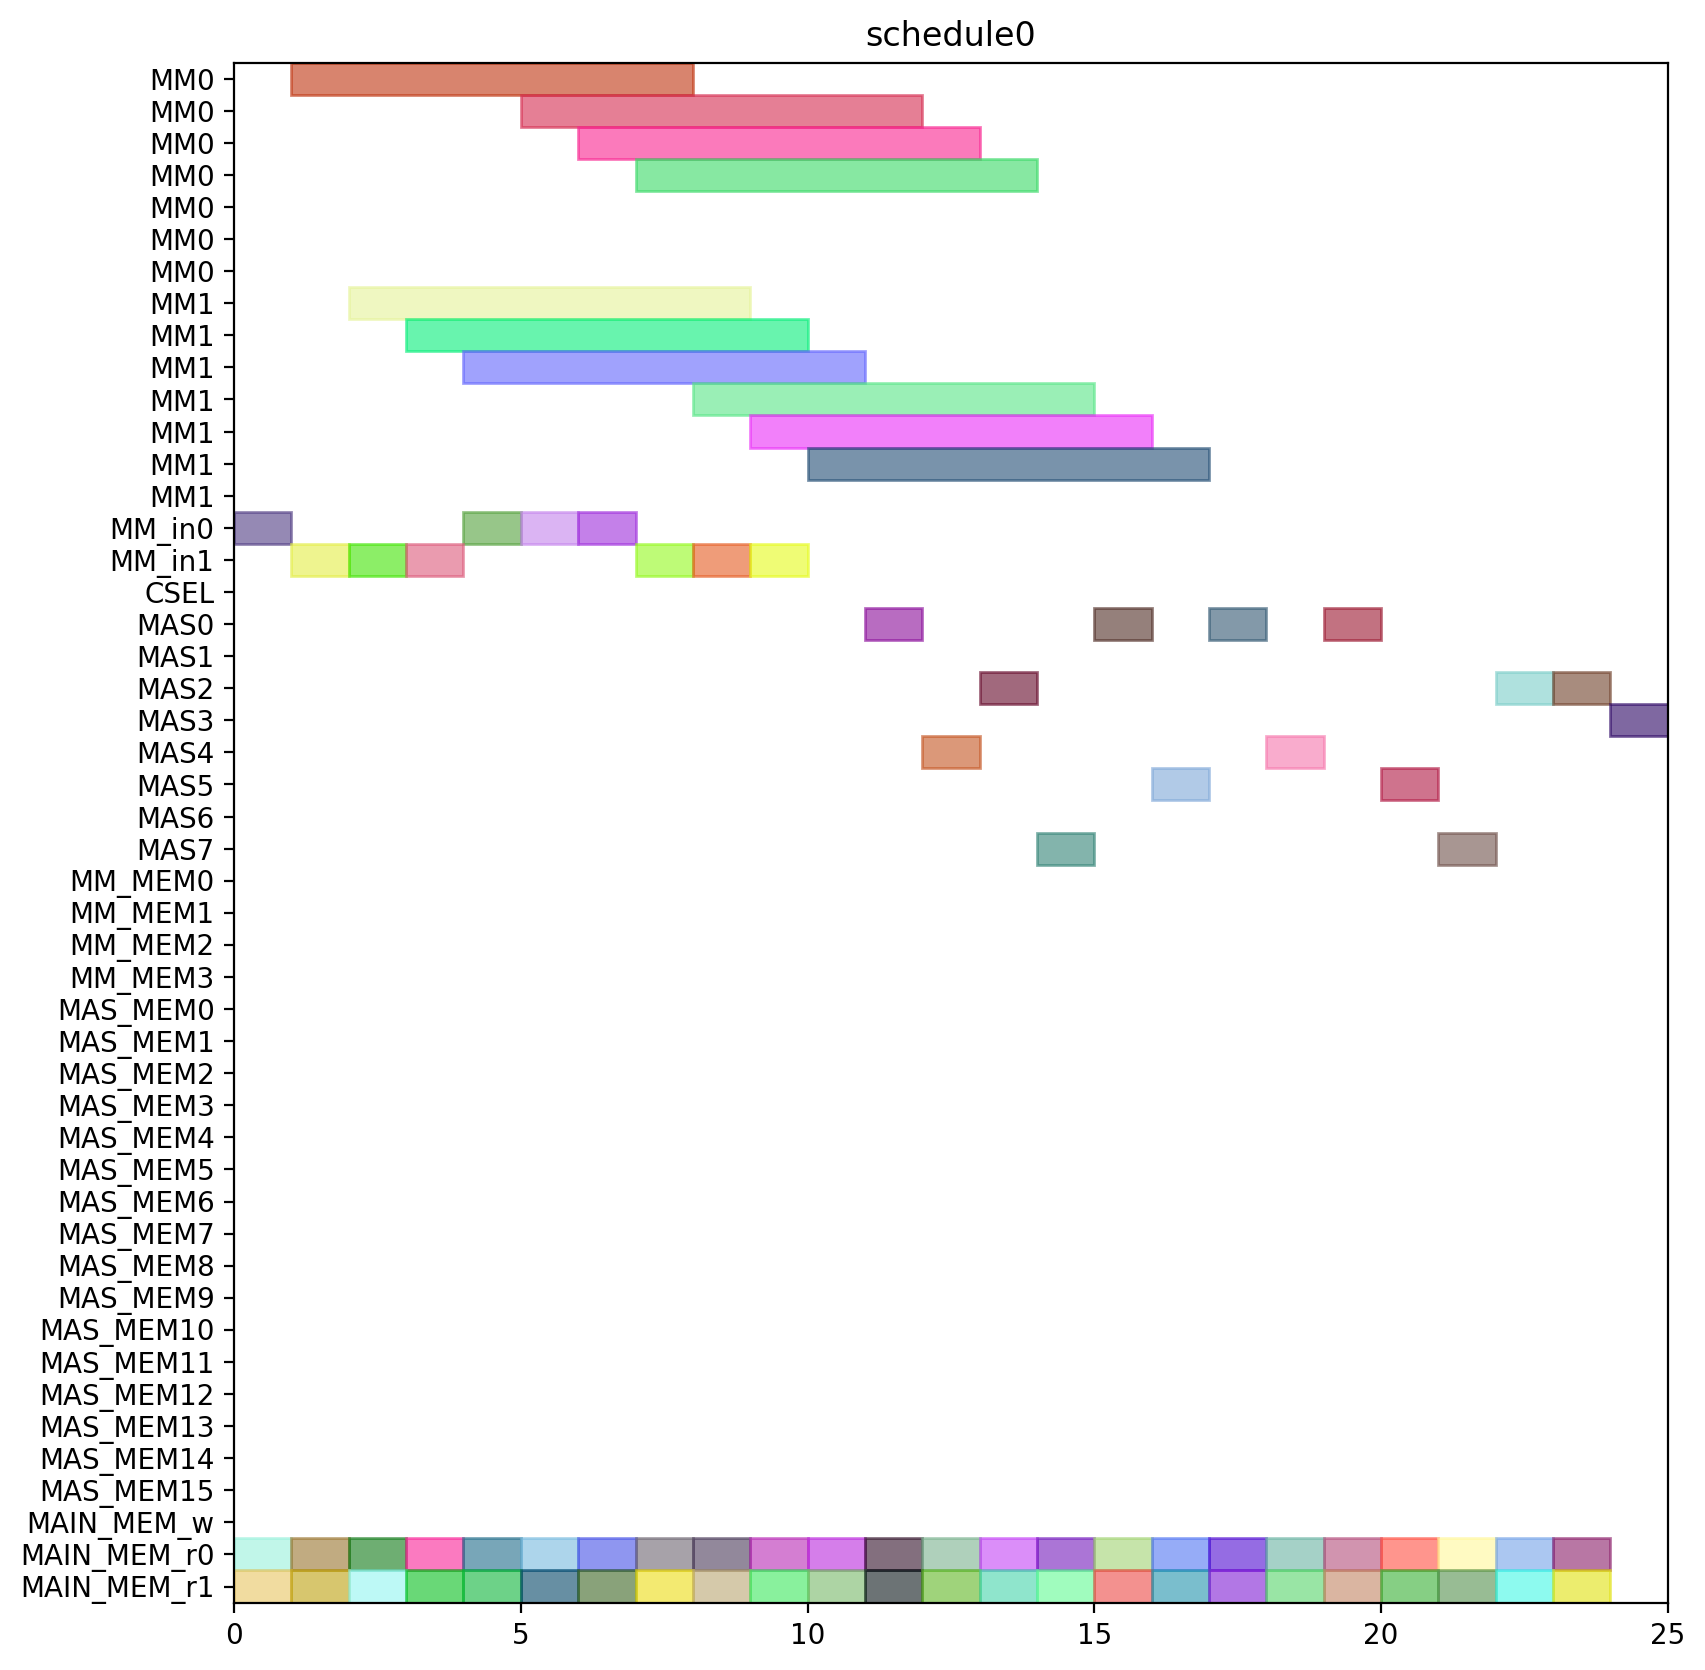

Here is the Python script that generated this plot:
from pyschedule import Scenario, solvers, plotters, alt


def solve():
	horizon = 120
	S = Scenario("schedule0", horizon=horizon)

	# resource
	MM = S.Resources('MM', num=2, size=7)
	MM_in = S.Resources('MM_in', num=2)
	CSEL = S.Resource('CSEL')
	MAS = S.Resources('MAS', num=8, size=1, periods=range(1, horizon))
	MM_MEM = S.Resources('MM_MEM', num=4)
	MAS_MEM = S.Resources('MAS_MEM', num=16)
	MAIN_MEM_w = S.Resource('MAIN_MEM_w', size=1)
	MAIN_MEM_r = S.Resources('MAIN_MEM_r', num=2)

	# result of previous scheduling

	# new tasks
	t0_t0 = S.Task('t0_t0', length=1, delay_cost=1)
	t0_t0 += alt(MAS)
	t0_t0_mem0 = S.Task('t0_t0_mem0', length=1, delay_cost=1)
	t0_t0_mem0 += MAIN_MEM_r[0]
	S += t0_t0_mem0 <= t0_t0

	t0_t0_mem1 = S.Task('t0_t0_mem1', length=1, delay_cost=1)
	t0_t0_mem1 += MAIN_MEM_r[1]
	S += t0_t0_mem1 <= t0_t0

	t0_t1 = S.Task('t0_t1', length=1, delay_cost=1)
	t0_t1 += alt(MAS)
	t0_t1_mem0 = S.Task('t0_t1_mem0', length=1, delay_cost=1)
	t0_t1_mem0 += MAIN_MEM_r[0]
	S += t0_t1_mem0 <= t0_t1

	t0_t1_mem1 = S.Task('t0_t1_mem1', length=1, delay_cost=1)
	t0_t1_mem1 += MAIN_MEM_r[1]
	S += t0_t1_mem1 <= t0_t1

	t0_t3 = S.Task('t0_t3', length=7, delay_cost=1)
	t0_t3 += alt(MM)
	t0_t3_in = S.Task('t0_t3_in', length=1, delay_cost=1)
	t0_t3_in += alt(MM_in)
	S += t0_t3_in*MM_in[0]<=t0_t3*MM[0]
	S += t0_t3_in*MM_in[1]<=t0_t3*MM[1]
	t0_t3_mem0 = S.Task('t0_t3_mem0', length=1, delay_cost=1)
	t0_t3_mem0 += MAIN_MEM_r[0]
	S += t0_t3_mem0 <= t0_t3

	t0_t3_mem1 = S.Task('t0_t3_mem1', length=1, delay_cost=1)
	t0_t3_mem1 += MAIN_MEM_r[1]
	S += t0_t3_mem1 <= t0_t3

	t10 = S.Task('t10', length=1, delay_cost=1)
	t10 += alt(MAS)
	t10_mem0 = S.Task('t10_mem0', length=1, delay_cost=1)
	t10_mem0 += MAIN_MEM_r[0]
	S += t10_mem0 <= t10

	t10_mem1 = S.Task('t10_mem1', length=1, delay_cost=1)
	t10_mem1 += MAIN_MEM_r[1]
	S += t10_mem1 <= t10

	t11 = S.Task('t11', length=1, delay_cost=1)
	t11 += alt(MAS)
	t11_mem0 = S.Task('t11_mem0', length=1, delay_cost=1)
	t11_mem0 += MAIN_MEM_r[0]
	S += t11_mem0 <= t11

	t11_mem1 = S.Task('t11_mem1', length=1, delay_cost=1)
	t11_mem1 += MAIN_MEM_r[1]
	S += t11_mem1 <= t11

	t3_t0 = S.Task('t3_t0', length=7, delay_cost=1)
	t3_t0 += alt(MM)
	t3_t0_in = S.Task('t3_t0_in', length=1, delay_cost=1)
	t3_t0_in += alt(MM_in)
	S += t3_t0_in*MM_in[0]<=t3_t0*MM[0]
	S += t3_t0_in*MM_in[1]<=t3_t0*MM[1]
	t3_t0_mem0 = S.Task('t3_t0_mem0', length=1, delay_cost=1)
	t3_t0_mem0 += MAIN_MEM_r[0]
	S += t3_t0_mem0 <= t3_t0

	t3_t0_mem1 = S.Task('t3_t0_mem1', length=1, delay_cost=1)
	t3_t0_mem1 += MAIN_MEM_r[1]
	S += t3_t0_mem1 <= t3_t0

	t3_t1 = S.Task('t3_t1', length=7, delay_cost=1)
	t3_t1 += alt(MM)
	t3_t1_in = S.Task('t3_t1_in', length=1, delay_cost=1)
	t3_t1_in += alt(MM_in)
	S += t3_t1_in*MM_in[0]<=t3_t1*MM[0]
	S += t3_t1_in*MM_in[1]<=t3_t1*MM[1]
	t3_t1_mem0 = S.Task('t3_t1_mem0', length=1, delay_cost=1)
	t3_t1_mem0 += MAIN_MEM_r[0]
	S += t3_t1_mem0 <= t3_t1

	t3_t1_mem1 = S.Task('t3_t1_mem1', length=1, delay_cost=1)
	t3_t1_mem1 += MAIN_MEM_r[1]
	S += t3_t1_mem1 <= t3_t1

	t3_t2 = S.Task('t3_t2', length=1, delay_cost=1)
	t3_t2 += alt(MAS)
	t3_t2_mem0 = S.Task('t3_t2_mem0', length=1, delay_cost=1)
	t3_t2_mem0 += MAIN_MEM_r[0]
	S += t3_t2_mem0 <= t3_t2

	t3_t2_mem1 = S.Task('t3_t2_mem1', length=1, delay_cost=1)
	t3_t2_mem1 += MAIN_MEM_r[1]
	S += t3_t2_mem1 <= t3_t2

	t3_t3 = S.Task('t3_t3', length=1, delay_cost=1)
	t3_t3 += alt(MAS)
	t3_t3_mem0 = S.Task('t3_t3_mem0', length=1, delay_cost=1)
	t3_t3_mem0 += MAIN_MEM_r[0]
	S += t3_t3_mem0 <= t3_t3

	t3_t3_mem1 = S.Task('t3_t3_mem1', length=1, delay_cost=1)
	t3_t3_mem1 += MAIN_MEM_r[1]
	S += t3_t3_mem1 <= t3_t3

	t4_t0 = S.Task('t4_t0', length=1, delay_cost=1)
	t4_t0 += alt(MAS)
	t4_t0_mem0 = S.Task('t4_t0_mem0', length=1, delay_cost=1)
	t4_t0_mem0 += MAIN_MEM_r[0]
	S += t4_t0_mem0 <= t4_t0

	t4_t0_mem1 = S.Task('t4_t0_mem1', length=1, delay_cost=1)
	t4_t0_mem1 += MAIN_MEM_r[1]
	S += t4_t0_mem1 <= t4_t0

	t4_t1 = S.Task('t4_t1', length=1, delay_cost=1)
	t4_t1 += alt(MAS)
	t4_t1_mem0 = S.Task('t4_t1_mem0', length=1, delay_cost=1)
	t4_t1_mem0 += MAIN_MEM_r[0]
	S += t4_t1_mem0 <= t4_t1

	t4_t1_mem1 = S.Task('t4_t1_mem1', length=1, delay_cost=1)
	t4_t1_mem1 += MAIN_MEM_r[1]
	S += t4_t1_mem1 <= t4_t1

	t4_t3 = S.Task('t4_t3', length=7, delay_cost=1)
	t4_t3 += alt(MM)
	t4_t3_in = S.Task('t4_t3_in', length=1, delay_cost=1)
	t4_t3_in += alt(MM_in)
	S += t4_t3_in*MM_in[0]<=t4_t3*MM[0]
	S += t4_t3_in*MM_in[1]<=t4_t3*MM[1]
	t4_t3_mem0 = S.Task('t4_t3_mem0', length=1, delay_cost=1)
	t4_t3_mem0 += MAIN_MEM_r[0]
	S += t4_t3_mem0 <= t4_t3

	t4_t3_mem1 = S.Task('t4_t3_mem1', length=1, delay_cost=1)
	t4_t3_mem1 += MAIN_MEM_r[1]
	S += t4_t3_mem1 <= t4_t3

	t5_t0 = S.Task('t5_t0', length=7, delay_cost=1)
	t5_t0 += alt(MM)
	t5_t0_in = S.Task('t5_t0_in', length=1, delay_cost=1)
	t5_t0_in += alt(MM_in)
	S += t5_t0_in*MM_in[0]<=t5_t0*MM[0]
	S += t5_t0_in*MM_in[1]<=t5_t0*MM[1]
	t5_t0_mem0 = S.Task('t5_t0_mem0', length=1, delay_cost=1)
	t5_t0_mem0 += MAIN_MEM_r[0]
	S += t5_t0_mem0 <= t5_t0

	t5_t0_mem1 = S.Task('t5_t0_mem1', length=1, delay_cost=1)
	t5_t0_mem1 += MAIN_MEM_r[1]
	S += t5_t0_mem1 <= t5_t0

	t5_t1 = S.Task('t5_t1', length=7, delay_cost=1)
	t5_t1 += alt(MM)
	t5_t1_in = S.Task('t5_t1_in', length=1, delay_cost=1)
	t5_t1_in += alt(MM_in)
	S += t5_t1_in*MM_in[0]<=t5_t1*MM[0]
	S += t5_t1_in*MM_in[1]<=t5_t1*MM[1]
	t5_t1_mem0 = S.Task('t5_t1_mem0', length=1, delay_cost=1)
	t5_t1_mem0 += MAIN_MEM_r[0]
	S += t5_t1_mem0 <= t5_t1

	t5_t1_mem1 = S.Task('t5_t1_mem1', length=1, delay_cost=1)
	t5_t1_mem1 += MAIN_MEM_r[1]
	S += t5_t1_mem1 <= t5_t1

	t5_t2 = S.Task('t5_t2', length=1, delay_cost=1)
	t5_t2 += alt(MAS)
	t5_t2_mem0 = S.Task('t5_t2_mem0', length=1, delay_cost=1)
	t5_t2_mem0 += MAIN_MEM_r[0]
	S += t5_t2_mem0 <= t5_t2

	t5_t2_mem1 = S.Task('t5_t2_mem1', length=1, delay_cost=1)
	t5_t2_mem1 += MAIN_MEM_r[1]
	S += t5_t2_mem1 <= t5_t2

	t5_t3 = S.Task('t5_t3', length=1, delay_cost=1)
	t5_t3 += alt(MAS)
	t5_t3_mem0 = S.Task('t5_t3_mem0', length=1, delay_cost=1)
	t5_t3_mem0 += MAIN_MEM_r[0]
	S += t5_t3_mem0 <= t5_t3

	t5_t3_mem1 = S.Task('t5_t3_mem1', length=1, delay_cost=1)
	t5_t3_mem1 += MAIN_MEM_r[1]
	S += t5_t3_mem1 <= t5_t3

	t6_t0 = S.Task('t6_t0', length=7, delay_cost=1)
	t6_t0 += alt(MM)
	t6_t0_in = S.Task('t6_t0_in', length=1, delay_cost=1)
	t6_t0_in += alt(MM_in)
	S += t6_t0_in*MM_in[0]<=t6_t0*MM[0]
	S += t6_t0_in*MM_in[1]<=t6_t0*MM[1]
	t6_t0_mem0 = S.Task('t6_t0_mem0', length=1, delay_cost=1)
	t6_t0_mem0 += MAIN_MEM_r[0]
	S += t6_t0_mem0 <= t6_t0

	t6_t0_mem1 = S.Task('t6_t0_mem1', length=1, delay_cost=1)
	t6_t0_mem1 += MAIN_MEM_r[1]
	S += t6_t0_mem1 <= t6_t0

	t6_t1 = S.Task('t6_t1', length=7, delay_cost=1)
	t6_t1 += alt(MM)
	t6_t1_in = S.Task('t6_t1_in', length=1, delay_cost=1)
	t6_t1_in += alt(MM_in)
	S += t6_t1_in*MM_in[0]<=t6_t1*MM[0]
	S += t6_t1_in*MM_in[1]<=t6_t1*MM[1]
	t6_t1_mem0 = S.Task('t6_t1_mem0', length=1, delay_cost=1)
	t6_t1_mem0 += MAIN_MEM_r[0]
	S += t6_t1_mem0 <= t6_t1

	t6_t1_mem1 = S.Task('t6_t1_mem1', length=1, delay_cost=1)
	t6_t1_mem1 += MAIN_MEM_r[1]
	S += t6_t1_mem1 <= t6_t1

	t6_t2 = S.Task('t6_t2', length=1, delay_cost=1)
	t6_t2 += alt(MAS)
	t6_t2_mem0 = S.Task('t6_t2_mem0', length=1, delay_cost=1)
	t6_t2_mem0 += MAIN_MEM_r[0]
	S += t6_t2_mem0 <= t6_t2

	t6_t2_mem1 = S.Task('t6_t2_mem1', length=1, delay_cost=1)
	t6_t2_mem1 += MAIN_MEM_r[1]
	S += t6_t2_mem1 <= t6_t2

	t6_t3 = S.Task('t6_t3', length=1, delay_cost=1)
	t6_t3 += alt(MAS)
	t6_t3_mem0 = S.Task('t6_t3_mem0', length=1, delay_cost=1)
	t6_t3_mem0 += MAIN_MEM_r[0]
	S += t6_t3_mem0 <= t6_t3

	t6_t3_mem1 = S.Task('t6_t3_mem1', length=1, delay_cost=1)
	t6_t3_mem1 += MAIN_MEM_r[1]
	S += t6_t3_mem1 <= t6_t3

	t7_t0 = S.Task('t7_t0', length=7, delay_cost=1)
	t7_t0 += alt(MM)
	t7_t0_in = S.Task('t7_t0_in', length=1, delay_cost=1)
	t7_t0_in += alt(MM_in)
	S += t7_t0_in*MM_in[0]<=t7_t0*MM[0]
	S += t7_t0_in*MM_in[1]<=t7_t0*MM[1]
	t7_t0_mem0 = S.Task('t7_t0_mem0', length=1, delay_cost=1)
	t7_t0_mem0 += MAIN_MEM_r[0]
	S += t7_t0_mem0 <= t7_t0

	t7_t0_mem1 = S.Task('t7_t0_mem1', length=1, delay_cost=1)
	t7_t0_mem1 += MAIN_MEM_r[1]
	S += t7_t0_mem1 <= t7_t0

	t7_t1 = S.Task('t7_t1', length=7, delay_cost=1)
	t7_t1 += alt(MM)
	t7_t1_in = S.Task('t7_t1_in', length=1, delay_cost=1)
	t7_t1_in += alt(MM_in)
	S += t7_t1_in*MM_in[0]<=t7_t1*MM[0]
	S += t7_t1_in*MM_in[1]<=t7_t1*MM[1]
	t7_t1_mem0 = S.Task('t7_t1_mem0', length=1, delay_cost=1)
	t7_t1_mem0 += MAIN_MEM_r[0]
	S += t7_t1_mem0 <= t7_t1

	t7_t1_mem1 = S.Task('t7_t1_mem1', length=1, delay_cost=1)
	t7_t1_mem1 += MAIN_MEM_r[1]
	S += t7_t1_mem1 <= t7_t1

	t7_t2 = S.Task('t7_t2', length=1, delay_cost=1)
	t7_t2 += alt(MAS)
	t7_t2_mem0 = S.Task('t7_t2_mem0', length=1, delay_cost=1)
	t7_t2_mem0 += MAIN_MEM_r[0]
	S += t7_t2_mem0 <= t7_t2

	t7_t2_mem1 = S.Task('t7_t2_mem1', length=1, delay_cost=1)
	t7_t2_mem1 += MAIN_MEM_r[1]
	S += t7_t2_mem1 <= t7_t2

	t7_t3 = S.Task('t7_t3', length=1, delay_cost=1)
	t7_t3 += alt(MAS)
	t7_t3_mem0 = S.Task('t7_t3_mem0', length=1, delay_cost=1)
	t7_t3_mem0 += MAIN_MEM_r[0]
	S += t7_t3_mem0 <= t7_t3

	t7_t3_mem1 = S.Task('t7_t3_mem1', length=1, delay_cost=1)
	t7_t3_mem1 += MAIN_MEM_r[1]
	S += t7_t3_mem1 <= t7_t3

	solvers.mip.solve(S,msg=1,kind='CPLEX',ratio_gap=1.01)

	solution = [['hoge']*len(S.solution()[1]) for i in range(len(S.solution()))]
	for i in range(len(S.solution())):
		for j in range(len(S.solution()[i])):
			solution[i][j]=str(S.solution()[i][j])
	print(solution)

	cycles = int(solution[-1][3])

	pic_file_name = "/home/mfukuda/ABE/multiRAM_multiMAS_16mux/scheduling_result/stage7MM2_stage1MAS8/SQR012345/schedule0.png"
	if(S.solution() != []):
		plotters.matplotlib.plot(S,img_filename=pic_file_name, show_task_labels=False, fig_size=(cycles*0.25+3, 10))

	return solution
